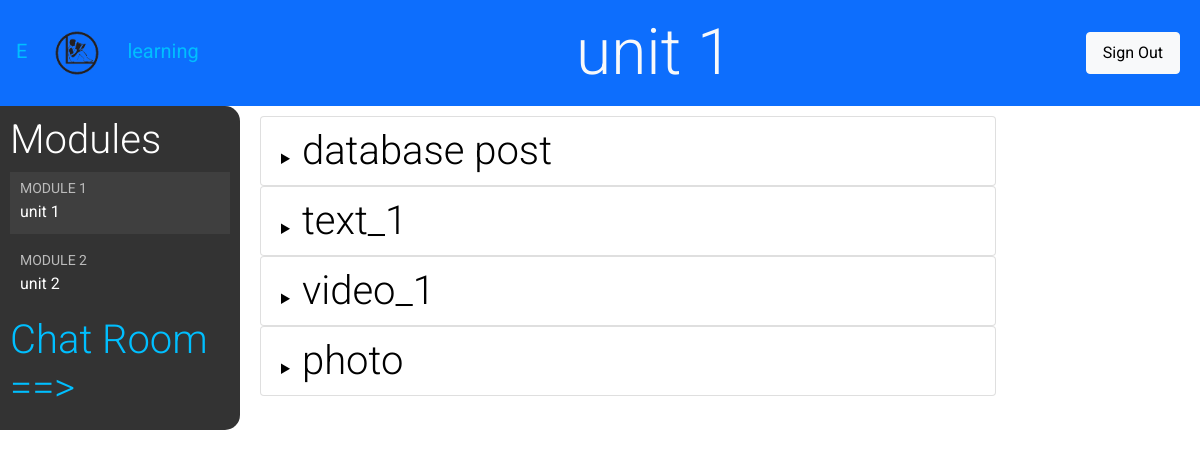
/students/coursjes/15/ (signed in), run on the app's committed database.
### courses/models.py (models this page shows, shortened)
class Module(models.Model):
    course = models.ForeignKey(Course, related_name="modules", on_delete=models.CASCADE)
    title = models.CharField(max_length=200)
    description = models.TextField(blank=True)
    order = OrderField(blank=True, for_fields=['course'])
    class Meta:
        ordering = ['order']

class Content(models.Model):
    module = models.ForeignKey(Module, related_name="contents", on_delete=models.CASCADE)
    content_type = models.ForeignKey(ContentType, on_delete=models.CASCADE, limit_choices_to={'model__in': (
        'text', 'video', 'image', 'file')})
    object_id = models.PositiveIntegerField()
    item = GenericForeignKey('content_type', 'object_id')
    order = OrderField(blank=True, for_fields=['module'])
    class Meta:
        ordering = ['order']

class ItemBase(models.Model):
    owner = models.ForeignKey(User, related_name='%(class)s_related', on_delete=models.CASCADE)
    title = models.CharField(max_length=250)
    created = models.DateTimeField(auto_now_add=True)
    updated = models.DateTimeField(auto_now=True)
    class Meta:
        abstract = True
    def render(self):
        return render_to_string(
            f'courses/content/{self._meta.model_name}.html', {'item': self}
        )

class File(ItemBase):
    file = models.FileField(upload_to='files')

class Text(ItemBase):
    content = models.TextField()

class Video(ItemBase):
    url = models.URLField()

class Image(ItemBase):
    image = models.ImageField(upload_to='images')

### students/views.py (the view)
# urls.py: path('coursjes/<pk>/', views.StudentCourseDetailView.as_view(), name='student_course_detail'),
class StudentCourseDetailView(DetailView):
    model = Course
    template_name = 'students/student/detail.html'
    def get_queryset(self):
        qs = super().get_queryset()
        return qs.filter(students__in=[self.request.user])
    def get_context_data(self, **kwargs):
        context = super().get_context_data(**kwargs)
        course = self.get_object()
        if 'module_id' in self.kwargs:
            context['module'] = course.modules.get(id=self.kwargs['module_id'])
        else:
            if course.modules.all():
                context['module'] = course.modules.all()[0]
        return context

### students/templates/students/student/detail.html (shortened to what this page needs)
{% extends 'base.html' %}
{% load static %}
{% block page_title %}
    {{ module.title }}
{% endblock %}
{% block content %}
    <div class="contents">
        <h3 class="display-6">Modules</h3>
        <ul>
            {% for m in object.modules.all %}
                <li data-id="{{ m.id }}" {% if m == module %}class="selected"{% endif %}>
                    <a href="{% url 'student_course_detail_module' object.id m.id %}">
                        <span>
                            Module <span class="order">{{ m.order|add:1 }}</span>
                        </span>
                        <br>
                        {{ m.title }}
                    </a>
                </li>
            {% empty %}
                <li>No Modules Yet.</li>
            {% endfor %}
        </ul>
        <div>
            <h3 class="display-6 hover-style">
                <a href="{% url 'chat:course_chat_room' object.id %}">
                    Chat Room ==>
                </a>
            </h3>
        </div>
    </div>
    <div class="module">
        {% for content in module.contents.all %}
            {% with item=content.item %}
                <div class="module card" >
                    <details>
                        <summary>
                            <span class="display-6 p-1">{{ item.title }}</span>
                        </summary>
                    </details>
                </div>
            {% endwith %}
        {% endfor %}
    </div>
{% endblock %}

### courses/static/base.css (style rules this page uses)
body { width: 100%; margin:0; font-family:'Roboto', sans-serif; font-weight:400; color: deepskyblue; }
a { color:deepskyblue; text-decoration:none; }
ul { float:left; }
h1, h2, h3, h4, h5, h6 { font-family:'Roboto', sans-serif; font-weight:300; }
.contents { width:20%; padding:10px; float:left; background:#333; color: #fff; font-family:'Roboto', sans-serif; border-bottom-right-radius: 15px; border-top-right-radius: 15px; }
.contents ul { list-style:none; margin:0; padding:0; width:100%; }
.contents ul li { margin:0 0 10px 0; padding:4px 10px 10px; overflow:auto; }
.contents ul li.selected { background:#3f3f3f; }
.contents ul span { text-transform:uppercase; color:#bbb; font-size:14px; }
.contents ul a { display:block; color:#fff; text-decoration:none; }
.module { padding:10px 20px; float:left; width:80%; background: white; color: black; }

### data on the page
Module: title "unit 1", order|add "1"
Module: order|add "2", title "unit 2"
Content: item "database post"
Content: item "text_1"
Content: item "video_1"
Content: item "photo"
